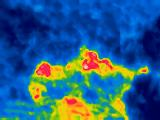
#> input picture Bilder/Eingabebilder/Bilder 16-07-22/Flugroute 2/YUN00002.jpeg, 160 x 120 px, found by its file name
$ python skript6_rgb.py
#> lines starting #> are read from the running program, lines starting #| are printed output that depends on the picture; long printed decimals are rounded
### Programme/kmeans.py
# Funktion zum Durchführen von kmeans Clustering

import math
import numpy as np
import random
import hilfsfunktionen

class Centroid:

    def __init__(self, center):
        self.center = np.array(center)
        self.objects = []
        self.object_ids = []

    def distance(self, obj2):
        # Berechnet den euklidischen Abstand vom Objekt obj2 zum Centroid
        return hilfsfunktionen.distance(self.center, obj2)

    def change_center(self):
        # Position des Centroids auf die Durchschnittsposition der dem Centroiden zugeordneten Objekte setzen
        self.center = np.average(np.array(self.objects), axis=0)
        self.objects = []
        self.object_ids = []

def kmeans(data, *, iterations, centroids):
    # Führt kmeans Clustering durch
    # Argumente:
    # - data: Liste mit Objekten, die in Cluster eingeteilt werden sollen. Die Objekte müssen eindimensionale np Arrays des Datentyps int oder float sein uznd alle die gleiche Länge haben
    # - k: Anzahl an Durchläufen
    # - centroids: Eine Liste mit Objekten der Klasse Centroid

    for step in range(iterations+1):
        i = 0
        for obj in data:
            # Für jedes Objekt den Abstand zu den Centroiden berechnen

            min_distance = float('inf')
            min_centroid = None

            for centroid in centroids:
                distance = centroid.distance(obj)
                if distance < min_distance:
                    min_distance = distance
                    min_centroid = centroid

            # Objekt dem Centroid zuordnen, zu dem es den kleinsten Abstand hat
            min_centroid.objects.append(obj)
            min_centroid.object_ids.append(i)
            i += 1

        if step == iterations:
            return centroids

        for centroid in centroids:
            # Position der Centroide aktualisieren
            centroid.change_center()

### Programme/hilfsfunktionen.py
# Funktionen, die in verschiedenen Skripten an mehreren Stellen benötigt werden und daher in eine Extra-.Datei ausgelagert wurden

from PIL import Image
import numpy as np
import math

# [37 lines left out: function rgb_to_hsv, not called in this run]

def scale_image(im: Image, new_width : int):
    # im: Bild, das skaliert werden soll
    # new_width: Breite des Ausgabebildes. Wenn die Höhe des Ausgabebilds größer ist als die Breite, wird stattdessen die Höhe skaliert
    # GIbt das skalierte Image-Objekt zurück
    if im.size[1] < im.size[0]:
        im = im.resize((new_width, round((new_width/im.size[0])*im.size[1])), resample=Image.BOX)
        return im
    else:
        return im.resize((round((new_width/im.size[1])*im.size[0]), new_width), resample=Image.BOX)

# [5 lines left out: function scale_image_based_on_width, not called in this run]


def mark_area(pix, pixel_indices):
    # pix: Die Pixel eines Bildes als np array, flattened (zweidimensional)
    # pixel_indicies: Die Indices der Pixel, die weiß eingefärbt werden sollen
    # Gibt ein weiß eingefärbtes Bild als zweidimensionalen np array zurück
    pix = np.array(pix)
    pix_flattened = pix.reshape(pix.shape[0]*pix.shape[1], -1)
    print(pix_flattened)
    pix_flattened[pixel_indices] = np.array([255,255,255])
    return pix_flattened.reshape(pix.shape[0], pix.shape[1], 3)

def distance(obj1, obj2):
    # Berechnet die euklidische, ungewichtete Distanz zwischen zwei Skalaren oder Zahlen
    try:
        return math.sqrt(
            sum(
                [(obj2[i] - obj1[i]) ** 2 for i in range(len(obj1))]
            )
        )
    except TypeError:
        # Es handelt sich bei obj1 und obj2 um nicht skalare Objekte, also um Zahlen
        return abs(obj2 - obj1)

def crop_luftbild_to_waermebild(luftbild : Image):
    # Schneidet ein Luftbild auf die Größe eines Wärmebilds zu, indem an den Rändern des Luftbildes Pixel entfernt werden
    luftbild = luftbild.resize((1920, 1080))
    size = luftbild.size
    rand_linksrechts = 280
    rand_obenunten = 30
    return luftbild.crop((rand_linksrechts,rand_obenunten,size[0] - rand_linksrechts,size[1]-rand_obenunten))

# [20 lines left out: function merge_luftbild_waermebild, not called in this run]

### Programme/skript6_rgb.py
# Dient zur Auswertung von Wärmebildern
# Vom Skript ermittelter Parameter: Waldanteil
# Funktionsweise: Finden von Clustern ähnlicher Farben mit k-means Clustering bei Wärmebildern, Ausgeben des "kältesten" Clusters
# Parameter: Dateipfad zu einer JSON Datei mit den Farbwerten der Farbskala, Dateipfad des Eingabewärmebilds, Dateipfad des zugehörigen Luftbilds (zur Visualisierung des Ergebnisses im Luftbild)

from PIL import Image
import numpy as np
import json
import matplotlib.pyplot as plt
import matplotlib.image as mpimg
import random

import kmeans
import hilfsfunktionen

# Parameter
path_luftbild = "Bilder/Eingabebilder/Bilder 16-07-22/Flugroute 2/YUN00002.jpg" #Hier ist der Dateipfad zum Luftbild anzugeben, das ausgewertet werden soll
path_waermebild = "Bilder/Eingabebilder/Bilder 16-07-22/Flugroute 2/YUN00002.jpeg" #Hier ist der Dateipfad zum Wärmebild anzugeben, das ausgewertet werden soll

# Breite, auf die Eingabebild standardmäßig skaliert werden soll
image_scalation = 160

def parse_image(im, *, new_size):
    """
    Bild einlesen und verarbeiten

    Args:
        im (Image): Zu verarbeitendes Bild
        new_size (int): Gibt die Breite an, auf die das Bild vor der Auswertung skaliert werden soll
    """
    global pix
    global pixel_count

    im = hilfsfunktionen.scale_image(im, new_size)
    pix = np.array(im) #Image-Objekt in 3-dimensionalen np Array umwandeln

    if pix.shape[2] == 4:
        # Wenn das Bild Farbwerte im RGBA-Format hat, dann müssen die A-Werte gelöscht werden
        pix = np.delete(pix, 3, axis=2)
    if pix.shape[2] < 3:
        # Das Bild ist Schwarz-Weiß und daher nicht im RGB-Format
        print("Fehler: Wärmebild nicht farbig")
        exit()

    pixels = pix.reshape(pix.shape[0]*pix.shape[1], -1) #In 2-dimensionalen np Array umwandeln
    pixel_count = len(pixels)
    return pixels

def filter_pixels(im, *, new_size=image_scalation):
    """
    Führt k-means clustering mit den Eingabebild durch (2 Cluster: einer für warme und einer für kalte Pixel, 5 Iterationen). Gibt die Indices aller Pixel, die sich im kälteren Cluster befinden, zurück.

    Args:
        im (Image): Das Wärmebild, auf das k-means angewendet werden soll
        new_size (int): Gibt die Breite an, auf die das Bild vor der Auswertung skaliert werden soll (standardmäßig 1080 Pixel)
    Returns:
        np.array: Indices aller Pixel, die sich im kälteren Cluster befinden
        np.array: Das Eingabebild als dreidimensionales numpy array
    """
    global pixels

    # Verarbeiten des Eingabebilds
    pixels = parse_image(im, new_size=new_size)

    # Durchführen von kmeans
    result = kmeans.kmeans(pixels, iterations=5, centroids=[
        kmeans.Centroid(random.choice(pixels)) for i in range(2)
    ])

    # Finden des "kältesten" Clusters
    # -> Cluster mit dem niedrigsten durchschnittlichen Rot-Farbwert finden
    coldest_cluster = min(result, key=lambda cluster : sum(color[0] for color in cluster.objects)/ len(cluster.objects)) #cluster.objects sind die Farbwerte des Clusters
    pixel_indices = coldest_cluster.object_ids # coldest_cluster.object_ids sind die Indices der Pixel im Cluster

    return pixel_indices, pix

# Definieren globaler Variablen
pixel_count = None
pix = None
pixels = None

if __name__ == "__main__":

    # Einlesen und des Wärmebilds
    im = Image.open(path_waermebild)
#> im is the input picture: PIL image 160x120 RGB; mean R, G, B 41, 94.6, 132.6

    # Finden der Pixel, die zum "kälteren" Clusters gehören, mit kmeans
    pixel_indices, pix = filter_pixels(im)
#> in parse_image, `pixel_count = len(pixels)`: pixel_count = 19200
#> in __init__, `self.center = np.array(center)`: self.center = [0, 38, 121]
#> the loop in kmeans, `for step in range(iterations+1):` made 6 passes
#> in filter_pixels, `result = kmeans.kmeans(pixels, iterations=5, centroids=[ kmeans.Centro..`: result = 2 items
#> in filter_pixels, `pixel_indices = coldest_cluster.object_ids`: pixel_indices = 15335 values from 0 to 19199
#> pixel_indices = 15335 values from 0 to 19199

    # Ergebnis in Konsole ausgeben
    print("[Skript 6] Anteil Pixel im kältesten Cluster:", len(pixel_indices)*100 / pixel_count, "%")
#| [Skript 6] Anteil Pixel im kältesten Cluster: 79.870 %

    # Visualisieren des Ergebnisses in beiden Bildern
    pix_marked = hilfsfunktionen.mark_area(np.array(pix), pixel_indices)
#> (printed output is left out)
#> in mark_area, `return pix_flattened.reshape(pix.shape[0], pix.shape[1], 3)`:
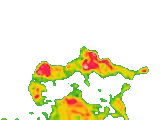
#> returned value: shape (120, 160, 3); mean of channels 0, 1, 2 240.5, 238.5, 210.9; drawn as R, G, B
    imgplot = plt.imshow(pix_marked)
    plt.title("[Skript 6] In Wärmebild visulisiert: Kältester Cluster")
    plt.show()

    im = Image.open(path_luftbild)
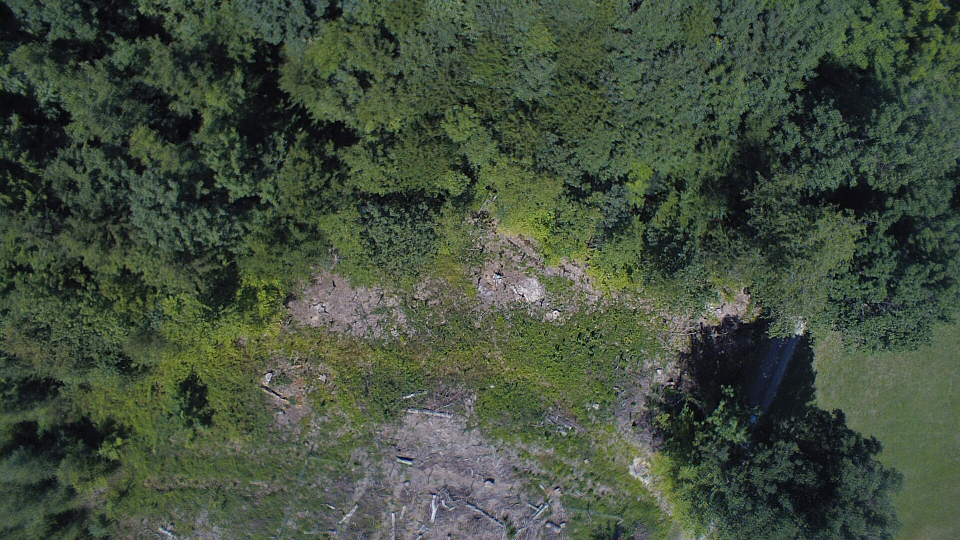
#> input picture Bilder/Eingabebilder/Bilder 16-07-22/Flugroute 2/YUN00002.jpg, 1920 x 1080 px, found by its file name (shown at 1/2 size)
#> im is the input picture: PIL image 1920x1080 RGB; mean R, G, B 66.6, 78.5, 61.5
    im = hilfsfunktionen.crop_luftbild_to_waermebild(im)
#> in crop_luftbild_to_waermebild, `return luftbild.crop((rand_linksrechts,rand_obenunten,size[0] - rand_l..`:
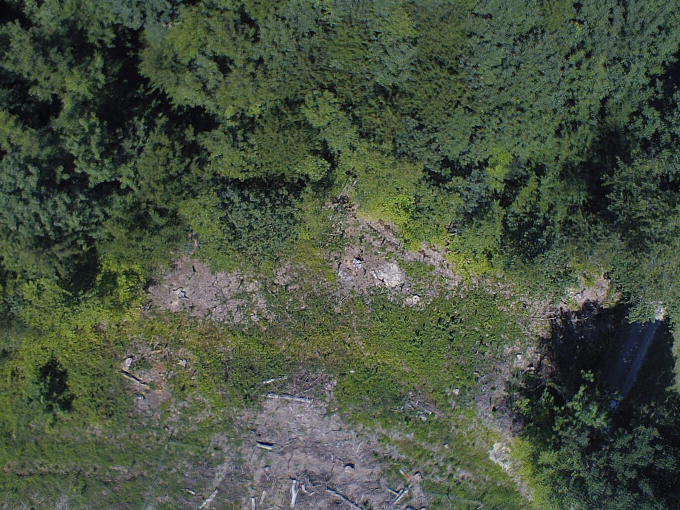
#> returned value: PIL image 1360x1020 RGB (shown at 1/2 size); mean R, G, B 71.4, 82.3, 64.1
    im = hilfsfunktionen.scale_image(im, image_scalation)
#> call 2 of scale_image, with new_width = 160
#> in scale_image (call 2), `im = im.resize((new_width, round((new_width/im.size[0])*im.size[1])), ..`:
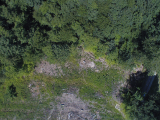
#> im: PIL image 160x120 RGB; mean R, G, B 71.5, 82.4, 64.2
    pix_luftbild= np.array(im) #Image-Objekt in 3-dimensionalen np Array umwandeln

    if pix.shape[2] == 4:
        # Wenn das Bild Farbwerte im RGBA-Format hat, dann müssen die A-Werte (Transparenz) gelöscht werden
        pix = np.delete(pix, 3, axis=2)
    if pix.shape[2] < 3:
        # Das Bild ist Schwarz-Weiß und daher nicht im RGB-Format
        print("Fehler: Luftbild nicht farbig")
        exit()

    pix_marked = hilfsfunktionen.mark_area(np.array(pix_luftbild), pixel_indices)
#> (printed output is left out)
#> in mark_area (call 2), `return pix_flattened.reshape(pix.shape[0], pix.shape[1], 3)`:
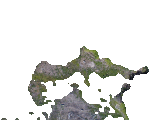
#> returned value: shape (120, 160, 3); mean of channels 0, 1, 2 224.9, 225.4, 222.9; drawn as R, G, B
    imgplot = plt.imshow(pix_marked)
    plt.title("[Skript 6] In Luftbild visulisiert: Kältester Cluster")
    plt.show()

'''# Markiertes Bild und Array mit Indices speichern
im_marked = Image.fromarray(pix_marked)
im_marked.save("C:/Users/timkr/OneDrive/Hector/2022-23/Kooperationsphase Projekt/Programme/Outputs/skript3_image.png")
with open("C:/Users/timkr/OneDrive/Hector/2022-23/Kooperationsphase Projekt/Programme/Outputs/skript3_indices.json", "w") as f:
    json.dump(pixel_indices, f)'''
